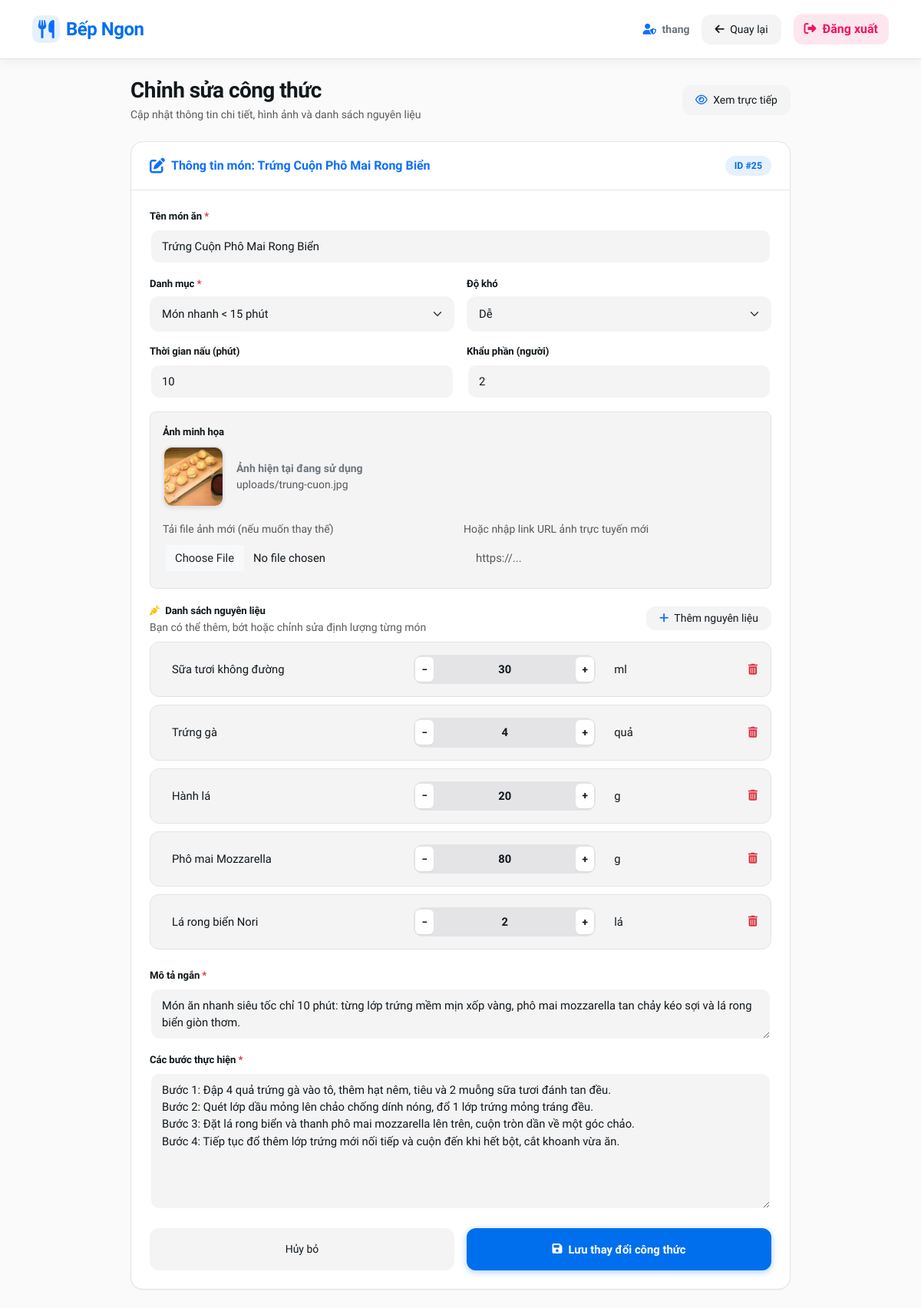
Before: /app/public/edit.php?id=25 (signed in) with the older database file.
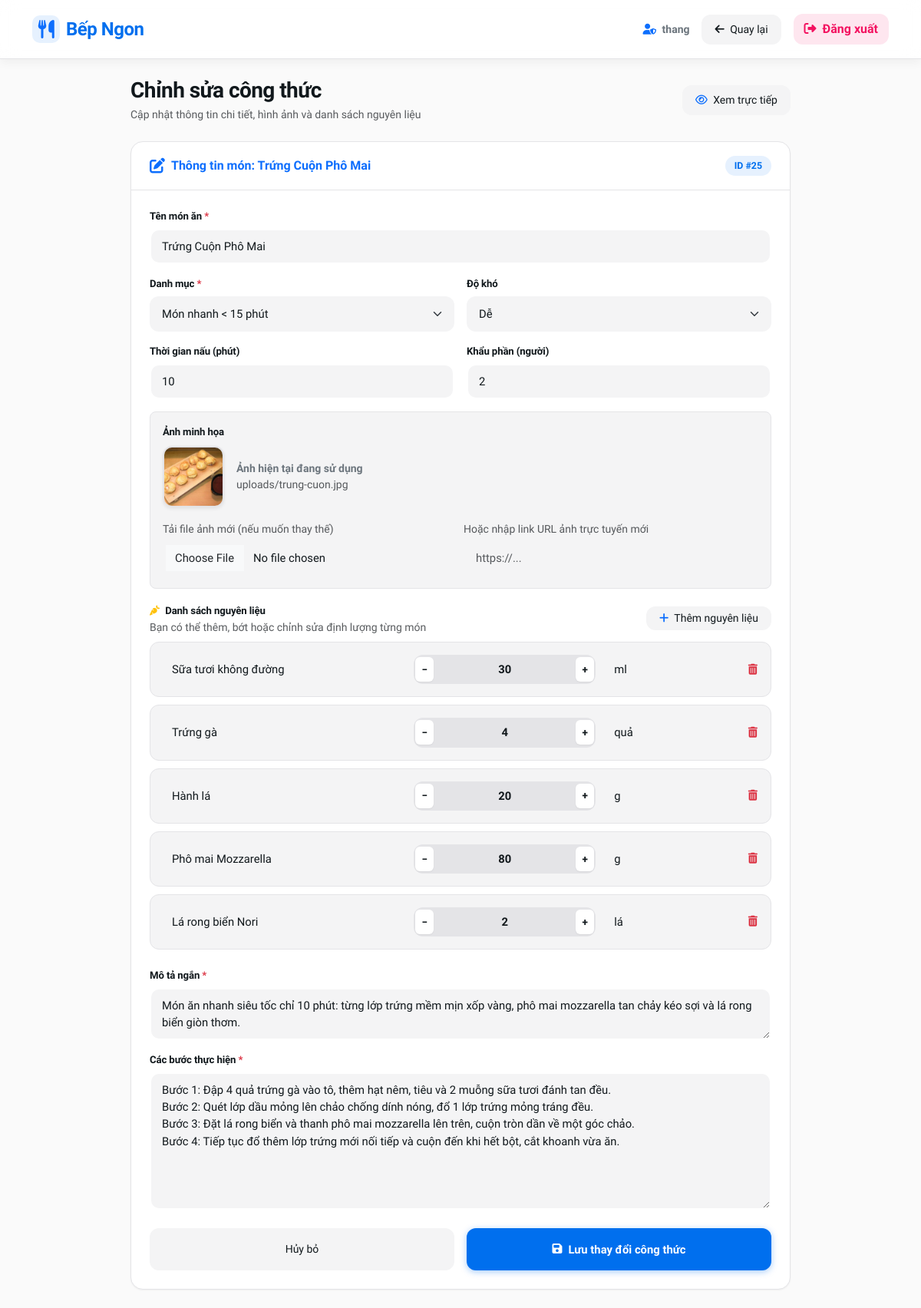
After: the same page with the newer database file.
### tables this page shows
CREATE TABLE `recipes` (
  `id` int NOT NULL AUTO_INCREMENT,
  `title` varchar(255) NOT NULL,
  `slug` varchar(255) NOT NULL,
  `description` text,
  `image` varchar(255) DEFAULT NULL,
  `cook_time` int DEFAULT NULL,
  `servings` int DEFAULT NULL,
  `difficulty` varchar(50) DEFAULT NULL,
  `category_id` int DEFAULT NULL,
  `instructions` text,
  `created_at` timestamp NULL DEFAULT CURRENT_TIMESTAMP,
  `updated_at` timestamp NULL DEFAULT CURRENT_TIMESTAMP ON UPDATE CURRENT_TIMESTAMP,
  `rating` decimal(2,1) DEFAULT '4.8',
  `rating_count` int DEFAULT '120',
  PRIMARY KEY (`id`),
  UNIQUE KEY `slug` (`slug`),
  KEY `category_id` (`category_id`),
  CONSTRAINT `recipes_ibfk_1` FOREIGN KEY (`category_id`) REFERENCES `categories` (`id`) ON DELETE SET NULL
);

CREATE TABLE `categories` (
  `id` int NOT NULL AUTO_INCREMENT,
  `name` varchar(255) NOT NULL,
  `slug` varchar(255) NOT NULL,
  `description` text,
  PRIMARY KEY (`id`),
  UNIQUE KEY `slug` (`slug`)
);

### app/public/edit.php (the view, shortened to what the changed rows need)
<?php
require_once __DIR__ . '/../src/db.php';
$id = isset($_GET['id']) ? (int)$_GET['id'] : 0;
$stmt = $pdo->prepare("SELECT * FROM recipes WHERE id = ?");
$stmt->execute([$id]);
$recipe = $stmt->fetch();
$categories = $pdo->query("SELECT * FROM categories")->fetchAll();
?>
<!DOCTYPE html>
<html lang="vi">
<head>
    <link href="https://cdn.jsdelivr.net/npm/bootstrap@5.3.0/dist/css/bootstrap.min.css" rel="stylesheet">
    <link rel="stylesheet" href="https://cdnjs.cloudflare.com/ajax/libs/font-awesome/6.4.0/css/all.min.css">
    <link rel="stylesheet" href="css/style.css">
</head>
<body style="background-color: #FAFAFA;">
    <div class="container py-4">
        <div class="heroui-card mx-auto shadow-md" style="max-width: 860px;">
            <div class="heroui-header d-flex justify-content-between align-items-center">
                <div class="d-flex align-items-center gap-2 text-primary">
                    <i class="fa-solid fa-pen-to-square fs-5"></i>
                    <span class="fw-bold">Thông tin món: <?= htmlspecialchars($recipe['title']) ?></span>
                </div>
                <span class="heroui-badge heroui-badge-primary">ID #<?= $recipe['id'] ?></span>
            </div>
            <div class="p-4">
                <form method="POST" enctype="multipart/form-data">
                    <div class="heroui-input-group mb-3">
                        <label class="heroui-label">Tên món ăn <span class="text-danger">*</span></label>
                        <input type="text" name="title" class="form-control heroui-input" value="<?= htmlspecialchars($recipe['title']) ?>" required>
                    </div>
                    <div class="row g-3 mb-3">
                        <div class="col-md-6">
                            <div class="heroui-input-group">
                                <label class="heroui-label">Danh mục <span class="text-danger">*</span></label>
                                <select name="category_id" class="form-select heroui-input" required>
                                    <?php foreach($categories as $cat): ?>
                                        <option value="<?= $cat['id'] ?>" <?= $cat['id'] == $recipe['category_id'] ? 'selected' : '' ?>>
                                            <?= htmlspecialchars($cat['name']) ?>
                                        </option>
                                    <?php endforeach; ?>
                                </select>
                            </div>
                        </div>
                        <div class="col-md-6">
                            <div class="heroui-input-group">
                                <label class="heroui-label">Độ khó</label>
                                <select name="difficulty" class="form-select heroui-input">
                                    <option value="Dễ" <?= $recipe['difficulty'] == 'Dễ' ? 'selected' : '' ?>>Dễ</option>
                                </select>
                            </div>
                        </div>
                    </div>
                    <div class="row g-3 mb-3">
                        <div class="col-6">
                            <div class="heroui-input-group">
                                <label class="heroui-label">Thời gian nấu (phút)</label>
                                <input type="number" name="cook_time" class="form-control heroui-input" value="<?= htmlspecialchars($recipe['cook_time']) ?>" required>
                            </div>
                        </div>
                        <div class="col-6">
                            <div class="heroui-input-group">
                                <label class="heroui-label">Khẩu phần (người)</label>
                                <input type="number" name="servings" class="form-control heroui-input" value="<?= htmlspecialchars($recipe['servings']) ?>" required>
                            </div>
                        </div>
                    </div>
                    <div class="mb-3 p-3 rounded-3" style="background: var(--content2); border: 1px solid var(--border-color);">
                        <div class="d-flex align-items-center gap-3 mb-3">
                            <?php if(!empty($recipe['image'])): ?>
                                <img src="<?= htmlspecialchars($recipe['image']) ?>" alt="Thumb" class="avatar-preview shadow-sm" style="width: 80px; height: 80px;">
                                <div>
                                    <div class="small fw-semibold text-secondary">Ảnh hiện tại đang sử dụng</div>
                                    <small class="text-muted d-block text-truncate" style="max-width: 400px;"><?= htmlspecialchars($recipe['image']) ?></small>
                                </div>
                            <?php endif; ?>
                        </div>
                        <div class="row g-2">
                            <div class="col-md-6">
                                <label class="small text-muted mb-1">Hoặc nhập link URL ảnh trực tuyến mới</label>
                                <input type="url" name="image_url" class="form-control heroui-input" placeholder="https://..." value="<?= (strpos($recipe['image'], 'http') === 0) ? htmlspecialchars($recipe['image']) : '' ?>">
                            </div>
                        </div>
                    </div>
                    <div class="heroui-input-group mb-3">
                        <label class="heroui-label">Mô tả ngắn <span class="text-danger">*</span></label>
                        <textarea name="description" class="form-control heroui-input" rows="2" required><?= htmlspecialchars($recipe['description']) ?></textarea>
                    </div>
                    <div class="heroui-input-group mb-4">
                        <label class="heroui-label">Các bước thực hiện <span class="text-danger">*</span></label>
                        <textarea name="instructions" class="form-control heroui-input" rows="7" required><?= htmlspecialchars($recipe['instructions']) ?></textarea>
                    </div>
                </form>
            </div>
        </div>
    </div>
</body>
</html>

Changed rows visible on the page:
changed recipes "uploads/trung-cuon.jpg": title "Trứng Cuộn Phô Mai Rong Biển" → "Trứng Cuộn Phô Mai"
